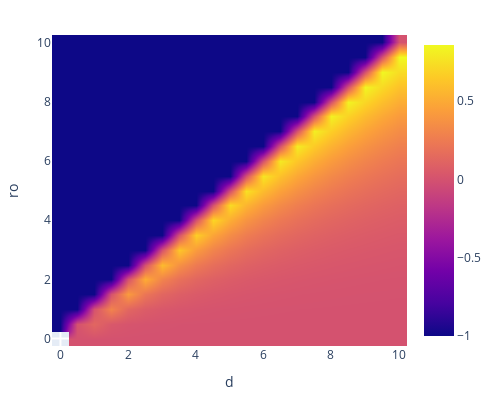

Notebook cell for this chart:
### Code cell
fig = go.Figure(data =
    go.Heatmap(
        x = r0s,
        y = ds,
        z = zs,
        zsmooth='best'
        # colorscale='Hot',
        # contours=dict(
        #     start=-1,
        #     end=2,
        #     size=5,
        # ),
    ))
fig.update_layout(title='', autosize=False,
                  width=500, height=400,
                  margin=dict(l=15, r=15, b=15, t=35))
fig['layout']['xaxis'].update(title='d')
fig['layout']['yaxis'].update(title='ro')
fig.show()

### Figure 1 — Plotly figure (JSON) as saved in the notebook; plotly's stock layout.template omitted (floating-point values rounded to 4 significant figures; data arrays with more than 128 entries replaced by an {"elided": "..."} marker saying what was removed)
{"data": [{"type": "heatmap", "x": [0, 0.5, 1, 1.5, 2, 2.5, 3, 3.5, 4, 4.5, 5, 5.5, 6, 6.5, 7, 7.5, 8, 8.5, 9, 9.5, 10], "y": [0, 0.5, 1, 1.5, 2, 2.5, 3, 3.5, 4, 4.5, 5, 5.5, 6, 6.5, 7, 7.5, 8, 8.5, 9, 9.5, 10], "z": {"elided": "21x21 float values"}, "zsmooth": "best"}], "layout": {"autosize": false, "height": 400, "margin": {"b": 15, "l": 15, "r": 15, "t": 35}, "title": {"text": ""}, "width": 500, "xaxis": {"title": {"text": "d"}}, "yaxis": {"title": {"text": "ro"}}}}
